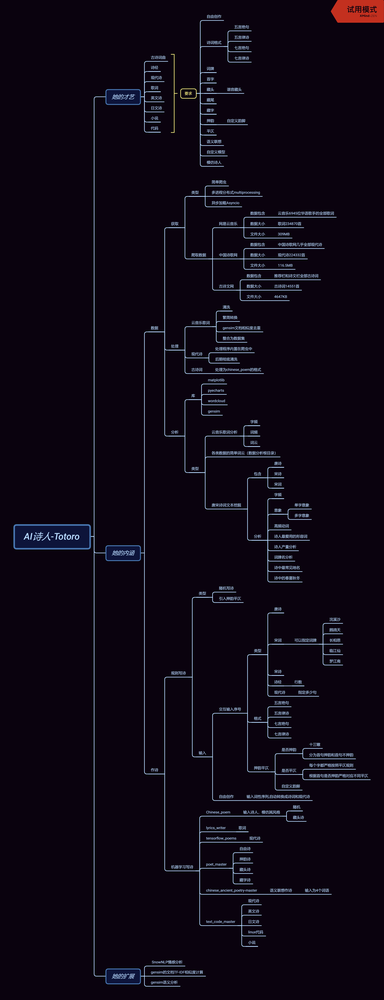
#> input picture AI_Poet_Totoro/xmind.png, 384 x 1000 px, shrunk from 2503 x 6525 before the run, given in place of the camera
$ python test.py
#> lines starting #> are read from the running program, lines starting #| are printed output that depends on the picture; after the words box and inside, x2 and y2 are one past the last pixel; in counts of white or black regions, pixels touching at a corner belong together
import numpy as np
import cv2

# 打开摄像头
capture = cv2.VideoCapture(0)

while True:
    ret, frame = capture.read()
#> frame is the input picture: shape (1000, 384, 3); mean B, G, R 20, 7.7, 14.5

    if not ret:
        break

    # 将图像从 BGR 转换为 HSV 颜色空间
    hsv = cv2.cvtColor(frame, cv2.COLOR_BGR2HSV)
#> hsv: shape (1000, 384, 3); mean H, S, V 135.2, 205.1, 20.5

    # 定义红色、蓝色和绿色的颜色范围
    lower_red = np.array([0, 100, 100])
    upper_red = np.array([10, 255, 255])

    lower_blue = np.array([110, 50, 50])
    upper_blue = np.array([130, 255, 255])

    lower_green = np.array([40, 40, 40])
    upper_green = np.array([80, 255, 255])

    # 创建颜色掩码
    red_mask = cv2.inRange(hsv, lower_red, upper_red)
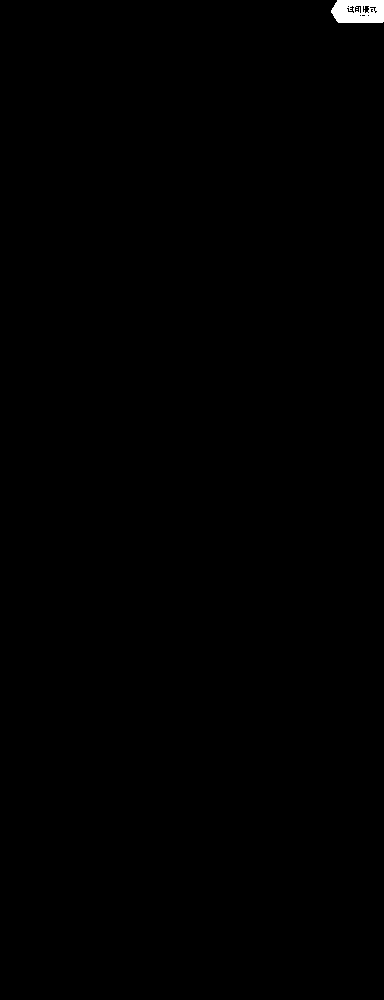
#> red_mask: shape (1000, 384); 0.27% white; 2 white regions (1 under 20 px), largest, box (x1, y1, x2, y2) and area: (331, 0, 384, 23) 1044
    blue_mask = cv2.inRange(hsv, lower_blue, upper_blue)
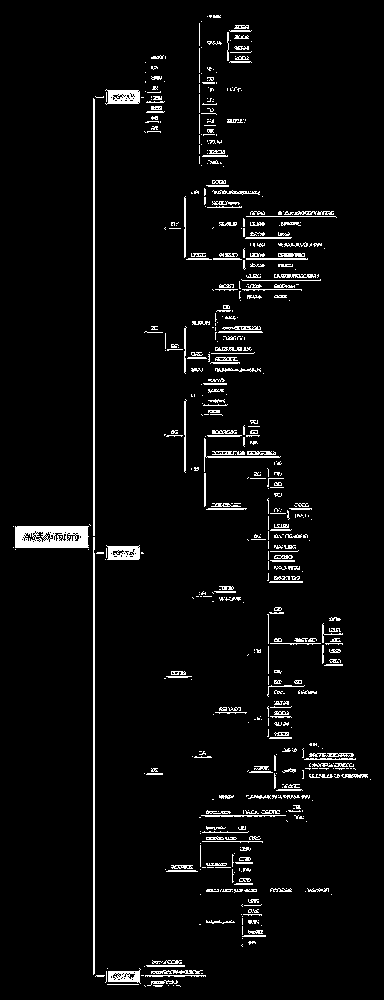
#> blue_mask: shape (1000, 384); 4.1% white in thin lines or dots
    green_mask = cv2.inRange(hsv, lower_green, upper_green)
#> green_mask: shape (1000, 384); every value is 0

    # 使用掩码提取红色、蓝色和绿色的物体
    red_res = cv2.bitwise_and(frame, frame, mask=red_mask)
    blue_res = cv2.bitwise_and(frame, frame, mask=blue_mask)
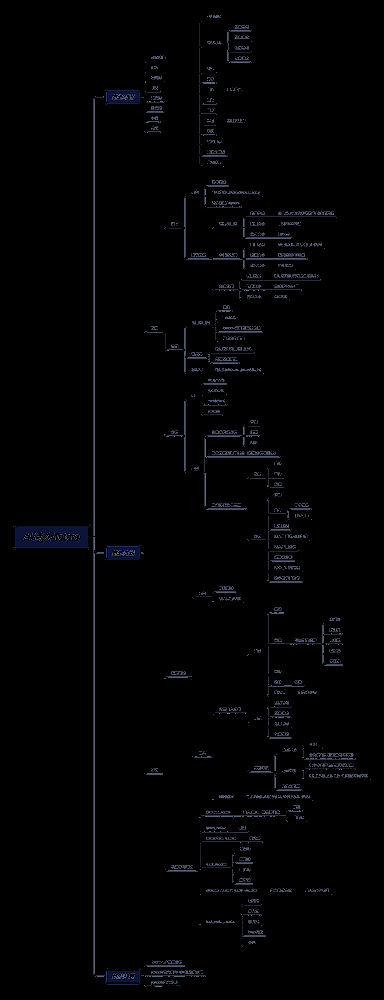
#> blue_res: shape (1000, 384, 3); mean B, G, R 3.6, 2.6, 2.4
    green_res = cv2.bitwise_and(frame, frame, mask=green_mask)
#> green_res: shape (1000, 384, 3); every value is 0

    # 合并结果
    result = cv2.add(cv2.add(red_res, blue_res), green_res)

    # 显示原始帧和提取的颜色物体
    cv2.imshow("Original Frame", frame)
    cv2.imshow("Red Objects", red_res)
    cv2.imshow("Blue Objects", blue_res)
    cv2.imshow("Green Objects", green_res)
    cv2.imshow("Result", result)

    if cv2.waitKey(1) == ord("q"):
#> (key q is pressed here)
        break

# 释放摄像头并关闭窗口
capture.release()
cv2.destroyAllWindows()
